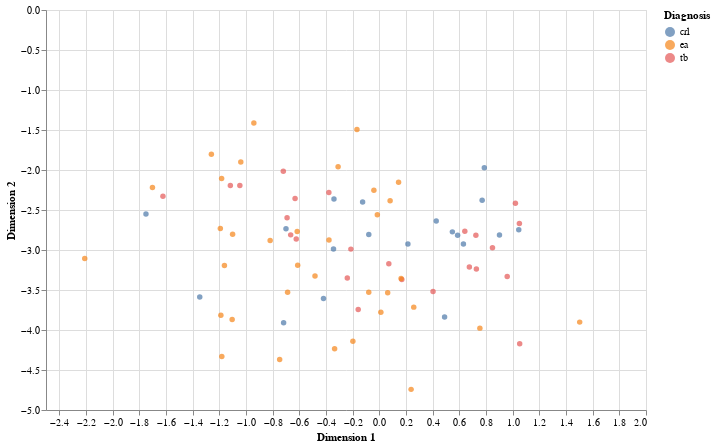

This figure's notebook cell:
### Code cell
diagnoses = df['Diagnosis']
features = df.drop(columns=['Diagnosis', 'SubjectID'])

scaler = StandardScaler()
scaled_features = scaler.fit_transform(features)



pca = PCA(n_components=0.95)
pca_result = pca.fit_transform(scaled_features)


n_tsne_components = 2

tsne = TSNE(n_components=n_tsne_components, perplexity=50, n_iter=600)
tsne_result = tsne.fit_transform(pca_result)


tsne_df = pd.DataFrame(data=tsne_result, columns=['Dimension 1', 'Dimension 2']).reset_index(drop=True)
tsne_df['Diagnosis'] = diagnoses



scatter = alt.Chart(tsne_df).mark_circle().encode(
    x='Dimension 1',
    y='Dimension 2',
    color='Diagnosis:N',
    tooltip=['Diagnosis']
).properties(
    width=600,
    height=400
)
scatter

### Figure 1 — Vega-Lite specification as saved in the notebook (floating-point values rounded to 4 significant figures)
{"config": {"view": {"continuousWidth": 400, "continuousHeight": 300}}, "data": {"name": "data-f810e0a8f0787fe7f05676a53f32c3fa"}, "mark": "circle", "encoding": {"color": {"field": "Diagnosis", "type": "nominal"}, "tooltip": [{"field": "Diagnosis", "type": "nominal"}], "x": {"field": "Dimension 1", "type": "quantitative"}, "y": {"field": "Dimension 2", "type": "quantitative"}}, "height": 400, "width": 600, "$schema": "https://vega.github.io/schema/vega-lite/v4.17.0.json", "datasets": {"data-f810e0a8f0787fe7f05676a53f32c3fa": [{"Dimension 1": 0.08083, "Dimension 2": -2.385, "Diagnosis": "ea"}, {"Dimension 1": -0.665, "Dimension 2": -2.811, "Diagnosis": "tb"}, {"Dimension 1": 0.4267, "Dimension 2": -2.637, "Diagnosis": "crl"}, {"Dimension 1": -0.2403, "Dimension 2": -3.35, "Diagnosis": "tb"}, {"Dimension 1": -1.702, "Dimension 2": -2.219, "Diagnosis": "ea"}, {"Dimension 1": 0.01137, "Dimension 2": -3.777, "Diagnosis": "ea"}, {"Dimension 1": -2.209, "Dimension 2": -3.106, "Diagnosis": "ea"}, {"Dimension 1": 0.06267, "Dimension 2": -3.536, "Diagnosis": "ea"}, {"Dimension 1": -1.183, "Dimension 2": -2.106, "Diagnosis": "ea"}, {"Dimension 1": -0.2133, "Dimension 2": -2.989, "Diagnosis": "tb"}, {"Dimension 1": -0.1584, "Dimension 2": -3.744, "Diagnosis": "tb"}, {"Dimension 1": -0.07904, "Dimension 2": -2.806, "Diagnosis": "crl"}, {"Dimension 1": 0.2143, "Dimension 2": -2.926, "Diagnosis": "crl"}, {"Dimension 1": 0.4894, "Dimension 2": -3.838, "Diagnosis": "crl"}, {"Dimension 1": -0.7179, "Dimension 2": -3.909, "Diagnosis": "crl"}, {"Dimension 1": 0.4028, "Dimension 2": -3.518, "Diagnosis": "tb"}, {"Dimension 1": 1.05, "Dimension 2": -2.669, "Diagnosis": "tb"}, {"Dimension 1": -0.3092, "Dimension 2": -1.959, "Diagnosis": "ea"}, {"Dimension 1": -0.6159, "Dimension 2": -2.768, "Diagnosis": "ea"}, {"Dimension 1": -0.6233, "Dimension 2": -2.862, "Diagnosis": "tb"}, {"Dimension 1": 0.9591, "Dimension 2": -3.332, "Diagnosis": "tb"}, {"Dimension 1": 1.046, "Dimension 2": -2.748, "Diagnosis": "crl"}, {"Dimension 1": 0.6307, "Dimension 2": -2.926, "Diagnosis": "crl"}, {"Dimension 1": 0.7712, "Dimension 2": -2.378, "Diagnosis": "crl"}, {"Dimension 1": 0.5478, "Dimension 2": -2.773, "Diagnosis": "crl"}, {"Dimension 1": -1.623, "Dimension 2": -2.328, "Diagnosis": "tb"}, {"Dimension 1": 0.07118, "Dimension 2": -3.171, "Diagnosis": "tb"}, {"Dimension 1": -0.04075, "Dimension 2": -2.253, "Diagnosis": "ea"}, {"Dimension 1": 0.2383, "Dimension 2": -4.742, "Diagnosis": "ea"}, {"Dimension 1": -1.046, "Dimension 2": -2.193, "Diagnosis": "tb"}, {"Dimension 1": 0.5871, "Dimension 2": -2.815, "Diagnosis": "crl"}, {"Dimension 1": -1.104, "Dimension 2": -3.87, "Diagnosis": "ea"}, {"Dimension 1": -0.6123, "Dimension 2": -3.191, "Diagnosis": "ea"}, {"Dimension 1": -1.192, "Dimension 2": -2.731, "Diagnosis": "ea"}, {"Dimension 1": -1.189, "Dimension 2": -3.815, "Diagnosis": "ea"}, {"Dimension 1": 0.8485, "Dimension 2": -2.973, "Diagnosis": "tb"}, {"Dimension 1": -1.347, "Dimension 2": -3.586, "Diagnosis": "crl"}, {"Dimension 1": 0.7873, "Dimension 2": -1.971, "Diagnosis": "crl"}, {"Dimension 1": 0.7279, "Dimension 2": -3.239, "Diagnosis": "tb"}, {"Dimension 1": -0.3785, "Dimension 2": -2.282, "Diagnosis": "tb"}, {"Dimension 1": -0.0794, "Dimension 2": -3.528, "Diagnosis": "ea"}, {"Dimension 1": -1.181, "Dimension 2": -4.331, "Diagnosis": "ea"}, {"Dimension 1": -1.039, "Dimension 2": -1.901, "Diagnosis": "ea"}, {"Dimension 1": 0.7542, "Dimension 2": -3.977, "Diagnosis": "ea"}, {"Dimension 1": -0.6319, "Dimension 2": -2.355, "Diagnosis": "tb"}, {"Dimension 1": 0.7241, "Dimension 2": -2.814, "Diagnosis": "tb"}, {"Dimension 1": 1.053, "Dimension 2": -4.171, "Diagnosis": "tb"}, {"Dimension 1": 0.1687, "Dimension 2": -3.368, "Diagnosis": "tb"}, {"Dimension 1": -0.1985, "Dimension 2": -4.142, "Diagnosis": "ea"}, {"Dimension 1": -0.8188, "Dimension 2": -2.881, "Diagnosis": "ea"}, {"Dimension 1": -0.1677, "Dimension 2": -1.492, "Diagnosis": "ea"}, {"Dimension 1": -0.6919, "Dimension 2": -2.598, "Diagnosis": "tb"}, {"Dimension 1": -0.7001, "Dimension 2": -2.733, "Diagnosis": "crl"}, {"Dimension 1": 0.9011, "Dimension 2": -2.812, "Diagnosis": "crl"}, {"Dimension 1": -0.4188, "Dimension 2": -3.607, "Diagnosis": "crl"}, {"Dimension 1": 1.021, "Dimension 2": -2.416, "Diagnosis": "tb"}, {"Dimension 1": -0.9411, "Dimension 2": -1.413, "Diagnosis": "ea"}, {"Dimension 1": -0.7475, "Dimension 2": -4.369, "Diagnosis": "ea"}, {"Dimension 1": 0.6752, "Dimension 2": -3.212, "Diagnosis": "tb"}, {"Dimension 1": -0.7202, "Dimension 2": -2.016, "Diagnosis": "tb"}, {"Dimension 1": -0.3775, "Dimension 2": -2.876, "Diagnosis": "ea"}, {"Dimension 1": -0.6879, "Dimension 2": -3.527, "Diagnosis": "ea"}, {"Dimension 1": -1.162, "Dimension 2": -3.192, "Diagnosis": "ea"}, {"Dimension 1": 0.1442, "Dimension 2": -2.154, "Diagnosis": "ea"}, {"Dimension 1": -0.3355, "Dimension 2": -4.235, "Diagnosis": "ea"}, {"Dimension 1": 0.2583, "Dimension 2": -3.714, "Diagnosis": "ea"}, {"Dimension 1": -1.117, "Dimension 2": -2.193, "Diagnosis": "tb"}, {"Dimension 1": 0.6412, "Dimension 2": -2.766, "Diagnosis": "tb"}, {"Dimension 1": -0.3402, "Dimension 2": -2.363, "Diagnosis": "crl"}, {"Dimension 1": -1.1, "Dimension 2": -2.802, "Diagnosis": "ea"}, {"Dimension 1": -0.4825, "Dimension 2": -3.324, "Diagnosis": "ea"}, {"Dimension 1": -1.75, "Dimension 2": -2.551, "Diagnosis": "crl"}, {"Dimension 1": -1.26, "Dimension 2": -1.804, "Diagnosis": "ea"}, {"Dimension 1": -0.01491, "Dimension 2": -2.56, "Diagnosis": "ea"}, {"Dimension 1": 1.503, "Dimension 2": -3.901, "Diagnosis": "ea"}, {"Dimension 1": -0.1255, "Dimension 2": -2.4, "Diagnosis": "crl"}, {"Dimension 1": -0.3438, "Dimension 2": -2.988, "Diagnosis": "crl"}, {"Dimension 1": 0.1631, "Dimension 2": -3.355, "Diagnosis": "ea"}]}}
